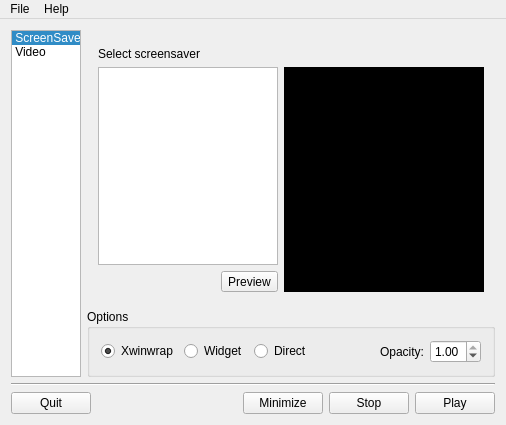
<?xml version="1.0" encoding="UTF-8"?>
<ui version="4.0">
 <class>MainWindow</class>
 <widget class="QMainWindow" name="MainWindow">
  <property name="geometry">
   <rect>
    <x>0</x>
    <y>0</y>
    <width>506</width>
    <height>425</height>
   </rect>
  </property>
  <property name="windowTitle">
   <string>Qwinwrap</string>
  </property>
  <widget class="QWidget" name="centralWidget">
   <layout class="QGridLayout" name="gridLayout">
    <item row="0" column="0">
     <layout class="QGridLayout" name="gridLayout_2">
      <item row="0" column="0" rowspan="3">
       <widget class="QListWidget" name="listWidgetType">
        <property name="maximumSize">
         <size>
          <width>100</width>
          <height>16777215</height>
         </size>
        </property>
        <property name="horizontalScrollBarPolicy">
         <enum>Qt::ScrollBarAlwaysOff</enum>
        </property>
        <property name="viewMode">
         <enum>QListView::IconMode</enum>
        </property>
        <property name="currentRow">
         <number>0</number>
        </property>
        <item>
         <property name="text">
          <string>ScreenSaver</string>
         </property>
         <property name="textAlignment">
          <set>AlignHCenter|AlignVCenter|AlignCenter</set>
         </property>
         <property name="icon">
          <iconset resource="images.qrc">
           <normaloff>:/qwinwrap.png</normaloff>:/qwinwrap.png</iconset>
         </property>
         <property name="flags">
          <set>ItemIsSelectable|ItemIsEnabled</set>
         </property>
        </item>
        <item>
         <property name="text">
          <string>Video</string>
         </property>
         <property name="textAlignment">
          <set>AlignHCenter|AlignVCenter|AlignCenter</set>
         </property>
         <property name="icon">
          <iconset resource="images.qrc">
           <normaloff>:/vidio.png</normaloff>:/vidio.png</iconset>
         </property>
         <property name="flags">
          <set>ItemIsSelectable|ItemIsEnabled</set>
         </property>
        </item>
       </widget>
      </item>
      <item row="1" column="1">
       <widget class="QStackedWidget" name="stackedWidget">
        <property name="currentIndex">
         <number>0</number>
        </property>
        <widget class="QWidget" name="page">
         <layout class="QGridLayout" name="gridLayout_3">
          <item row="0" column="0">
           <widget class="QLabel" name="label_2">
            <property name="text">
             <string>Select screensaver</string>
            </property>
           </widget>
          </item>
          <item row="1" column="0">
           <widget class="QListWidget" name="listWidget"/>
          </item>
          <item row="1" column="1" rowspan="2">
           <widget class="QWidget" name="widget" native="true">
            <property name="sizePolicy">
             <sizepolicy hsizetype="Expanding" vsizetype="Expanding">
              <horstretch>0</horstretch>
              <verstretch>0</verstretch>
             </sizepolicy>
            </property>
            <property name="minimumSize">
             <size>
              <width>200</width>
              <height>200</height>
             </size>
            </property>
            <property name="palette">
             <palette>
              <active>
               <colorrole role="Base">
                <brush brushstyle="SolidPattern">
                 <color alpha="255">
                  <red>253</red>
                  <green>252</green>
                  <blue>250</blue>
                 </color>
                </brush>
               </colorrole>
               <colorrole role="Window">
                <brush brushstyle="SolidPattern">
                 <color alpha="255">
                  <red>0</red>
                  <green>0</green>
                  <blue>0</blue>
                 </color>
                </brush>
               </colorrole>
              </active>
              <inactive>
               <colorrole role="Base">
                <brush brushstyle="SolidPattern">
                 <color alpha="255">
                  <red>253</red>
                  <green>252</green>
                  <blue>250</blue>
                 </color>
                </brush>
               </colorrole>
               <colorrole role="Window">
                <brush brushstyle="SolidPattern">
                 <color alpha="255">
                  <red>0</red>
                  <green>0</green>
                  <blue>0</blue>
                 </color>
                </brush>
               </colorrole>
              </inactive>
              <disabled>
               <colorrole role="Base">
                <brush brushstyle="SolidPattern">
                 <color alpha="255">
                  <red>0</red>
                  <green>0</green>
                  <blue>0</blue>
                 </color>
                </brush>
               </colorrole>
               <colorrole role="Window">
                <brush brushstyle="SolidPattern">
                 <color alpha="255">
                  <red>0</red>
                  <green>0</green>
                  <blue>0</blue>
                 </color>
                </brush>
               </colorrole>
              </disabled>
             </palette>
            </property>
            <property name="contextMenuPolicy">
             <enum>Qt::CustomContextMenu</enum>
            </property>
            <property name="autoFillBackground">
             <bool>true</bool>
            </property>
           </widget>
          </item>
          <item row="2" column="0">
           <layout class="QHBoxLayout" name="horizontalLayout">
            <item>
             <spacer name="horizontalSpacer">
              <property name="orientation">
               <enum>Qt::Horizontal</enum>
              </property>
              <property name="sizeHint" stdset="0">
               <size>
                <width>40</width>
                <height>20</height>
               </size>
              </property>
             </spacer>
            </item>
            <item>
             <widget class="QToolButton" name="toolButtonPreview">
              <property name="text">
               <string>Preview</string>
              </property>
              <property name="checkable">
               <bool>true</bool>
              </property>
              <property name="toolButtonStyle">
               <enum>Qt::ToolButtonTextOnly</enum>
              </property>
              <property name="autoRaise">
               <bool>false</bool>
              </property>
              <property name="arrowType">
               <enum>Qt::LeftArrow</enum>
              </property>
             </widget>
            </item>
           </layout>
          </item>
         </layout>
        </widget>
        <widget class="QWidget" name="page_2">
         <layout class="QVBoxLayout" name="verticalLayout">
          <item>
           <widget class="QLabel" name="label_3">
            <property name="text">
             <string>Select video</string>
            </property>
           </widget>
          </item>
          <item>
           <layout class="QHBoxLayout" name="horizontalLayout_2">
            <item>
             <widget class="QLineEdit" name="lineEdit"/>
            </item>
            <item>
             <widget class="QToolButton" name="toolButton">
              <property name="text">
               <string>...</string>
              </property>
             </widget>
            </item>
           </layout>
          </item>
          <item>
           <widget class="QCheckBox" name="checkBoxSound">
            <property name="focusPolicy">
             <enum>Qt::WheelFocus</enum>
            </property>
            <property name="text">
             <string>Mute</string>
            </property>
            <property name="checked">
             <bool>true</bool>
            </property>
           </widget>
          </item>
          <item>
           <layout class="QHBoxLayout" name="horizontalLayout_5">
            <item>
             <widget class="QCheckBox" name="rBtnLoop">
              <property name="text">
               <string>Loop</string>
              </property>
              <property name="autoRepeat">
               <bool>true</bool>
              </property>
             </widget>
            </item>
            <item>
             <widget class="QSpinBox" name="spinBoxLoop">
              <property name="maximum">
               <number>100</number>
              </property>
             </widget>
            </item>
            <item>
             <widget class="QLabel" name="labelInfo">
              <property name="text">
               <string>0 = loop forever</string>
              </property>
             </widget>
            </item>
           </layout>
          </item>
          <item>
           <widget class="Line" name="line_2">
            <property name="orientation">
             <enum>Qt::Horizontal</enum>
            </property>
           </widget>
          </item>
          <item>
           <widget class="QGroupBox" name="groupBox_2">
            <property name="title">
             <string>Available video output drivers for mplayer:</string>
            </property>
            <layout class="QVBoxLayout" name="verticalLayout_4">
             <item>
              <widget class="QComboBox" name="comboBoxVo">
               <item>
                <property name="text">
                 <string>&lt;none&gt;</string>
                </property>
               </item>
               <item>
                <property name="text">
                 <string>OpenGL no software rendering</string>
                </property>
               </item>
               <item>
                <property name="text">
                 <string>OpenGL</string>
                </property>
               </item>
               <item>
                <property name="text">
                 <string>X11 (OpenGL) - multiple textures version</string>
                </property>
               </item>
               <item>
                <property name="text">
                 <string>matrixview</string>
                </property>
               </item>
              </widget>
             </item>
            </layout>
           </widget>
          </item>
          <item>
           <spacer name="verticalSpacer">
            <property name="orientation">
             <enum>Qt::Vertical</enum>
            </property>
            <property name="sizeHint" stdset="0">
             <size>
              <width>20</width>
              <height>63</height>
             </size>
            </property>
           </spacer>
          </item>
         </layout>
        </widget>
       </widget>
      </item>
      <item row="2" column="1">
       <widget class="QGroupBox" name="groupBox">
        <property name="title">
         <string>Options</string>
        </property>
        <layout class="QVBoxLayout" name="verticalLayout_2">
         <item>
          <layout class="QHBoxLayout" name="horizontalLayout_4">
           <item>
            <widget class="QRadioButton" name="radioButtonXwin">
             <property name="toolTip">
              <string>&lt;!DOCTYPE HTML PUBLIC &quot;-//W3C//DTD HTML 4.0//EN&quot; &quot;http://www.w3.org/TR/REC-html40/strict.dtd&quot;&gt;
&lt;html&gt;&lt;head&gt;&lt;meta name=&quot;qrichtext&quot; content=&quot;1&quot; /&gt;&lt;style type=&quot;text/css&quot;&gt;
p, li { white-space: pre-wrap; }
&lt;/style&gt;&lt;/head&gt;&lt;body style=&quot; font-family:'Ubuntu'; font-size:9pt; font-weight:400; font-style:normal;&quot;&gt;
&lt;p style=&quot; margin-top:0px; margin-bottom:0px; margin-left:0px; margin-right:0px; -qt-block-indent:0; text-indent:0px;&quot;&gt;if xwinwrap is &lt;span style=&quot; font-family:'Arial,Helvetica,sans-serif'; font-size:medium; color:#000000;&quot;&gt;available&lt;/span&gt;&lt;/p&gt;
&lt;p style=&quot; margin-top:0px; margin-bottom:0px; margin-left:0px; margin-right:0px; -qt-block-indent:0; text-indent:0px;&quot;&gt;this option execute xwinwrap in the desktop &lt;/p&gt;&lt;/body&gt;&lt;/html&gt;</string>
             </property>
             <property name="text">
              <string>Xwinwrap</string>
             </property>
             <property name="checked">
              <bool>true</bool>
             </property>
            </widget>
           </item>
           <item>
            <widget class="QRadioButton" name="radioButtonWidget">
             <property name="toolTip">
              <string>&lt;!DOCTYPE HTML PUBLIC &quot;-//W3C//DTD HTML 4.0//EN&quot; &quot;http://www.w3.org/TR/REC-html40/strict.dtd&quot;&gt;
&lt;html&gt;&lt;head&gt;&lt;meta name=&quot;qrichtext&quot; content=&quot;1&quot; /&gt;&lt;style type=&quot;text/css&quot;&gt;
p, li { white-space: pre-wrap; }
&lt;/style&gt;&lt;/head&gt;&lt;body style=&quot; font-family:'Ubuntu'; font-size:9pt; font-weight:400; font-style:normal;&quot;&gt;
&lt;p style=&quot; margin-top:0px; margin-bottom:0px; margin-left:0px; margin-right:0px; -qt-block-indent:0; text-indent:0px;&quot;&gt;if xwinwrap is no &lt;span style=&quot; font-family:'Arial,Helvetica,sans-serif'; font-size:medium; color:#000000;&quot;&gt;available&lt;/span&gt;&lt;/p&gt;
&lt;p style=&quot; margin-top:0px; margin-bottom:0px; margin-left:0px; margin-right:0px; -qt-block-indent:0; text-indent:0px;&quot;&gt;play annimation in a widget &lt;/p&gt;
&lt;p style=&quot; margin-top:0px; margin-bottom:0px; margin-left:0px; margin-right:0px; -qt-block-indent:0; text-indent:0px;&quot;&gt;the menu desktop and icons is no &lt;span style=&quot; font-family:'Arial,Helvetica,sans-serif'; font-size:medium; color:#000000;&quot;&gt;available&lt;/span&gt;&lt;/p&gt;&lt;/body&gt;&lt;/html&gt;</string>
             </property>
             <property name="text">
              <string>Widget</string>
             </property>
            </widget>
           </item>
           <item>
            <widget class="QRadioButton" name="radioButtonDirect">
             <property name="toolTip">
              <string>&lt;!DOCTYPE HTML PUBLIC &quot;-//W3C//DTD HTML 4.0//EN&quot; &quot;http://www.w3.org/TR/REC-html40/strict.dtd&quot;&gt;
&lt;html&gt;&lt;head&gt;&lt;meta name=&quot;qrichtext&quot; content=&quot;1&quot; /&gt;&lt;style type=&quot;text/css&quot;&gt;
p, li { white-space: pre-wrap; }
&lt;/style&gt;&lt;/head&gt;&lt;body style=&quot; font-family:'Ubuntu'; font-size:9pt; font-weight:400; font-style:normal;&quot;&gt;
&lt;p style=&quot; margin-top:0px; margin-bottom:0px; margin-left:0px; margin-right:0px; -qt-block-indent:0; text-indent:0px;&quot;&gt;if xwinwrap is no &lt;span style=&quot; font-family:'Arial,Helvetica,sans-serif'; font-size:medium; color:#000000;&quot;&gt;available&lt;/span&gt;&lt;/p&gt;
&lt;p style=&quot; margin-top:0px; margin-bottom:0px; margin-left:0px; margin-right:0px; -qt-block-indent:0; text-indent:0px;&quot;&gt;play annimation in desktop &lt;/p&gt;&lt;/body&gt;&lt;/html&gt;</string>
             </property>
             <property name="text">
              <string>Direct</string>
             </property>
            </widget>
           </item>
           <item>
            <spacer name="horizontalSpacer_3">
             <property name="orientation">
              <enum>Qt::Horizontal</enum>
             </property>
             <property name="sizeHint" stdset="0">
              <size>
               <width>40</width>
               <height>20</height>
              </size>
             </property>
            </spacer>
           </item>
           <item>
            <widget class="QLabel" name="label">
             <property name="text">
              <string>Opacity:</string>
             </property>
            </widget>
           </item>
           <item>
            <widget class="QDoubleSpinBox" name="doubleSpinBox">
             <property name="minimum">
              <double>0.000000000000000</double>
             </property>
             <property name="maximum">
              <double>1.000000000000000</double>
             </property>
             <property name="singleStep">
              <double>0.100000000000000</double>
             </property>
             <property name="value">
              <double>1.000000000000000</double>
             </property>
            </widget>
           </item>
          </layout>
         </item>
        </layout>
       </widget>
      </item>
     </layout>
    </item>
    <item row="1" column="0">
     <widget class="Line" name="line">
      <property name="orientation">
       <enum>Qt::Horizontal</enum>
      </property>
     </widget>
    </item>
    <item row="2" column="0">
     <layout class="QHBoxLayout" name="horizontalLayout_3">
      <item>
       <widget class="QPushButton" name="pBtnCancel">
        <property name="text">
         <string>Quit</string>
        </property>
       </widget>
      </item>
      <item>
       <spacer name="horizontalSpacer_2">
        <property name="orientation">
         <enum>Qt::Horizontal</enum>
        </property>
        <property name="sizeHint" stdset="0">
         <size>
          <width>40</width>
          <height>20</height>
         </size>
        </property>
       </spacer>
      </item>
      <item>
       <widget class="QPushButton" name="btnMinimize">
        <property name="toolTip">
         <string>Minimize to system trey</string>
        </property>
        <property name="text">
         <string>Minimize</string>
        </property>
       </widget>
      </item>
      <item>
       <widget class="QPushButton" name="pBtnKill">
        <property name="text">
         <string>Stop</string>
        </property>
       </widget>
      </item>
      <item>
       <widget class="QPushButton" name="pBtnApplique">
        <property name="text">
         <string>Play</string>
        </property>
       </widget>
      </item>
     </layout>
    </item>
   </layout>
  </widget>
  <widget class="QMenuBar" name="menuBar">
   <property name="geometry">
    <rect>
     <x>0</x>
     <y>0</y>
     <width>506</width>
     <height>25</height>
    </rect>
   </property>
   <widget class="QMenu" name="menuFile">
    <property name="title">
     <string>File</string>
    </property>
    <addaction name="actionSetScreenSaver"/>
    <addaction name="separator"/>
    <addaction name="actionQuit"/>
   </widget>
   <widget class="QMenu" name="menuHelp">
    <property name="title">
     <string>Help</string>
    </property>
    <addaction name="actionAbout"/>
    <addaction name="actionAboutQt"/>
   </widget>
   <addaction name="menuFile"/>
   <addaction name="menuHelp"/>
  </widget>
  <action name="actionSetScreenSaver">
   <property name="text">
    <string>ScreenSaver Path</string>
   </property>
  </action>
  <action name="actionQuit">
   <property name="text">
    <string>Quit</string>
   </property>
  </action>
  <action name="actionAbout">
   <property name="text">
    <string>About</string>
   </property>
  </action>
  <action name="actionAboutQt">
   <property name="text">
    <string>AboutQt</string>
   </property>
  </action>
 </widget>
 <layoutdefault spacing="6" margin="11"/>
 <resources>
  <include location="images.qrc"/>
 </resources>
 <connections>
  <connection>
   <sender>radioButtonXwin</sender>
   <signal>toggled(bool)</signal>
   <receiver>groupBox_2</receiver>
   <slot>setVisible(bool)</slot>
   <hints>
    <hint type="sourcelabel">
     <x>203</x>
     <y>338</y>
    </hint>
    <hint type="destinationlabel">
     <x>320</x>
     <y>229</y>
    </hint>
   </hints>
  </connection>
  <connection>
   <sender>radioButtonXwin</sender>
   <signal>toggled(bool)</signal>
   <receiver>spinBoxLoop</receiver>
   <slot>setVisible(bool)</slot>
   <hints>
    <hint type="sourcelabel">
     <x>203</x>
     <y>338</y>
    </hint>
    <hint type="destinationlabel">
     <x>362</x>
     <y>149</y>
    </hint>
   </hints>
  </connection>
  <connection>
   <sender>listWidgetType</sender>
   <signal>currentRowChanged(int)</signal>
   <receiver>stackedWidget</receiver>
   <slot>setCurrentIndex(int)</slot>
   <hints>
    <hint type="sourcelabel">
     <x>66</x>
     <y>214</y>
    </hint>
    <hint type="destinationlabel">
     <x>122</x>
     <y>264</y>
    </hint>
   </hints>
  </connection>
  <connection>
   <sender>radioButtonXwin</sender>
   <signal>toggled(bool)</signal>
   <receiver>labelInfo</receiver>
   <slot>setVisible(bool)</slot>
   <hints>
    <hint type="sourcelabel">
     <x>193</x>
     <y>324</y>
    </hint>
    <hint type="destinationlabel">
     <x>427</x>
     <y>141</y>
    </hint>
   </hints>
  </connection>
 </connections>
</ui>
